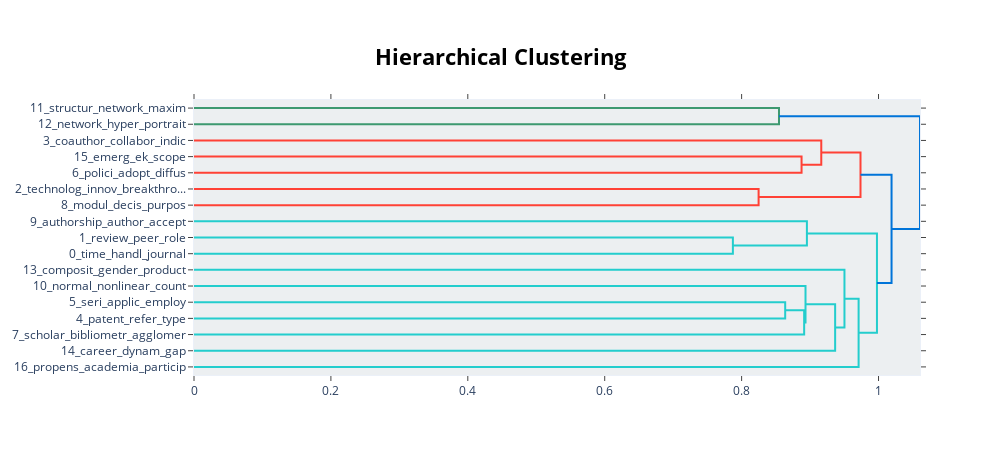

Notebook cell for this chart:
### Code cell
# 聚类分层
topic_model.visualize_hierarchy()

### Figure 1 — Plotly figure (JSON) as saved in the notebook; plotly's stock layout.template omitted (floating-point values rounded to 4 significant figures)
{"data": [{"hoverinfo": "text", "marker": {"color": "rgb(61,153,112)"}, "mode": "lines", "type": "scatter", "x": [0, 0.8546, 0.8546, 0], "xaxis": "x", "y": [-5, -5, -15, -15], "yaxis": "y"}, {"hoverinfo": "text", "marker": {"color": "rgb(255,65,54)"}, "mode": "lines", "type": "scatter", "x": [0, 0.8876, 0.8876, 0], "xaxis": "x", "y": [-35, -35, -45, -45], "yaxis": "y"}, {"hoverinfo": "text", "marker": {"color": "rgb(255,65,54)"}, "mode": "lines", "type": "scatter", "x": [0, 0.9164, 0.9164, 0.8876], "xaxis": "x", "y": [-25, -25, -40, -40], "yaxis": "y"}, {"hoverinfo": "text", "marker": {"color": "rgb(255,65,54)"}, "mode": "lines", "type": "scatter", "x": [0, 0.8248, 0.8248, 0], "xaxis": "x", "y": [-55, -55, -65, -65], "yaxis": "y"}, {"hoverinfo": "text", "marker": {"color": "rgb(255,65,54)"}, "mode": "lines", "type": "scatter", "x": [0.9164, 0.9737, 0.9737, 0.8248], "xaxis": "x", "y": [-32.5, -32.5, -60, -60], "yaxis": "y"}, {"hoverinfo": "text", "marker": {"color": "rgb(35,205,205)"}, "mode": "lines", "type": "scatter", "x": [0, 0.7872, 0.7872, 0], "xaxis": "x", "y": [-85, -85, -95, -95], "yaxis": "y"}, {"hoverinfo": "text", "marker": {"color": "rgb(35,205,205)"}, "mode": "lines", "type": "scatter", "x": [0, 0.8954, 0.8954, 0.7872], "xaxis": "x", "y": [-75, -75, -90, -90], "yaxis": "y"}, {"hoverinfo": "text", "marker": {"color": "rgb(35,205,205)"}, "mode": "lines", "type": "scatter", "x": [0, 0.8637, 0.8637, 0], "xaxis": "x", "y": [-125, -125, -135, -135], "yaxis": "y"}, {"hoverinfo": "text", "marker": {"color": "rgb(35,205,205)"}, "mode": "lines", "type": "scatter", "x": [0.8637, 0.8914, 0.8914, 0], "xaxis": "x", "y": [-130, -130, -145, -145], "yaxis": "y"}, {"hoverinfo": "text", "marker": {"color": "rgb(35,205,205)"}, "mode": "lines", "type": "scatter", "x": [0, 0.8933, 0.8933, 0.8914], "xaxis": "x", "y": [-115, -115, -137.5, -137.5], "yaxis": "y"}, {"hoverinfo": "text", "marker": {"color": "rgb(35,205,205)"}, "mode": "lines", "type": "scatter", "x": [0.8933, 0.9366, 0.9366, 0], "xaxis": "x", "y": [-126.2, -126.2, -155, -155], "yaxis": "y"}, {"hoverinfo": "text", "marker": {"color": "rgb(35,205,205)"}, "mode": "lines", "type": "scatter", "x": [0, 0.9502, 0.9502, 0.9366], "xaxis": "x", "y": [-105, -105, -140.6, -140.6], "yaxis": "y"}, {"hoverinfo": "text", "marker": {"color": "rgb(35,205,205)"}, "mode": "lines", "type": "scatter", "x": [0.9502, 0.9709, 0.9709, 0], "xaxis": "x", "y": [-122.8, -122.8, -165, -165], "yaxis": "y"}, {"hoverinfo": "text", "marker": {"color": "rgb(35,205,205)"}, "mode": "lines", "type": "scatter", "x": [0.8954, 0.9977, 0.9977, 0.9709], "xaxis": "x", "y": [-82.5, -82.5, -143.9, -143.9], "yaxis": "y"}, {"hoverinfo": "text", "marker": {"color": "rgb(0,116,217)"}, "mode": "lines", "type": "scatter", "x": [0.9737, 1.019, 1.019, 0.9977], "xaxis": "x", "y": [-46.25, -46.25, -113.2, -113.2], "yaxis": "y"}, {"hoverinfo": "text", "marker": {"color": "rgb(0,116,217)"}, "mode": "lines", "type": "scatter", "x": [0.8546, 1.061, 1.061, 1.019], "xaxis": "x", "y": [-10, -10, -79.73, -79.73], "yaxis": "y"}], "layout": {"autosize": false, "height": 455, "hoverlabel": {"bgcolor": "white", "font": {"family": "Rockwell", "size": 16}}, "hovermode": "closest", "plot_bgcolor": "#ECEFF1", "showlegend": false, "title": {"font": {"color": "Black", "size": 22}, "text": "<b>Hierarchical Clustering</b>", "x": 0.5, "xanchor": "center", "yanchor": "top"}, "width": 1000, "xaxis": {"autorange": true, "mirror": "allticks", "range": [0, 1.061], "rangemode": "tozero", "showgrid": false, "showline": true, "showticklabels": true, "ticks": "outside", "type": "linear", "zeroline": false}, "yaxis": {"mirror": "allticks", "range": [-170, 0], "rangemode": "tozero", "showgrid": false, "showline": true, "showticklabels": true, "tickmode": "array", "ticks": "outside", "ticktext": ["11_structur_network_maxim", "12_network_hyper_portrait", "3_coauthor_collabor_indic", "15_emerg_ek_scope", "6_polici_adopt_diffus", "2_technolog_innov_breakthro...", "8_modul_decis_purpos", "9_authorship_author_accept", "1_review_peer_role", "0_time_handl_journal", "13_composit_gender_product", "10_normal_nonlinear_count", "5_seri_applic_employ", "4_patent_refer_type", "7_scholar_bibliometr_agglomer", "14_career_dynam_gap", "16_propens_academia_particip"], "tickvals": [-5, -15, -25, -35, -45, -55, -65, -75, -85, -95, -105, -115, -125, -135, -145, -155, -165], "type": "linear", "zeroline": false}}}
